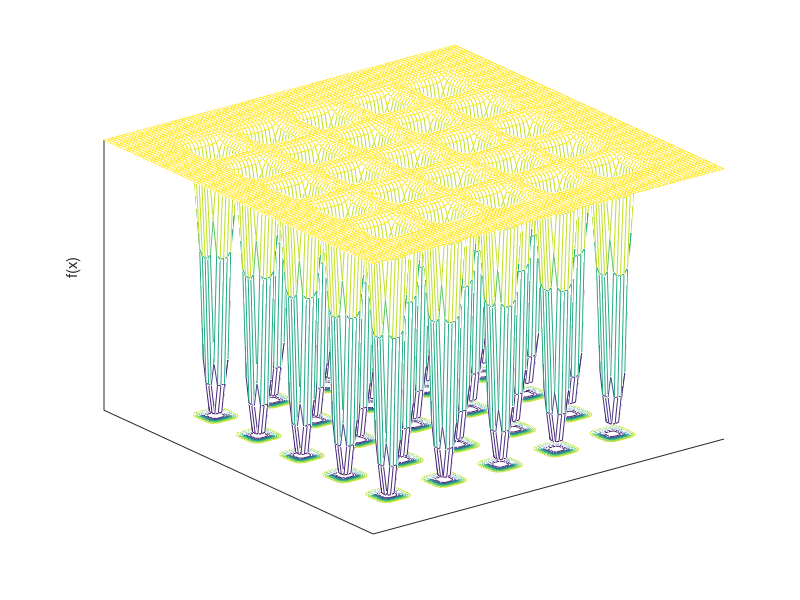

This chart was generated by the following MATLAB code:
function ShekelPlot

xlimits = [-50 50];
dx = (xlimits(2) - xlimits(1)) / 100;
N = floor((xlimits(2) - xlimits(1)) / dx) + 1;
a = zeros(2, 25);
b0 = [-32 -16 0 16 32];
a(1, :) = [b0 b0 b0 b0 b0];
b = -32 * [1 1 1 1 1];
a(2, :) = [b b+16 b+32 b+48 b+64];
obj = zeros(N, N);
i = 0;
for x = xlimits(1) : dx : xlimits(2)
    i = i + 1;
    k = 0;
    for y = xlimits(1) : dx : xlimits(2)
        k = k + 1;
        for p = 1 : size(a, 2)
            obj(i,k) = obj(i,k) + 1 / (p + (x - a(1,p))^6 + (y - a(2,p))^6);
        end
        obj(i,k) = 1 / (1/500 + obj(i,k));
    end
end
close all;
[x, y] = meshgrid(xlimits(1) : dx : xlimits(2));
meshc(x,y,obj);
zlabel('f(x)')
set(gca, 'XTick', [])
set(gca, 'YTick', [])
set(gca, 'ZTick', [])
temp = axis;
axis([xlimits, xlimits, temp(5), max(max(obj))])
